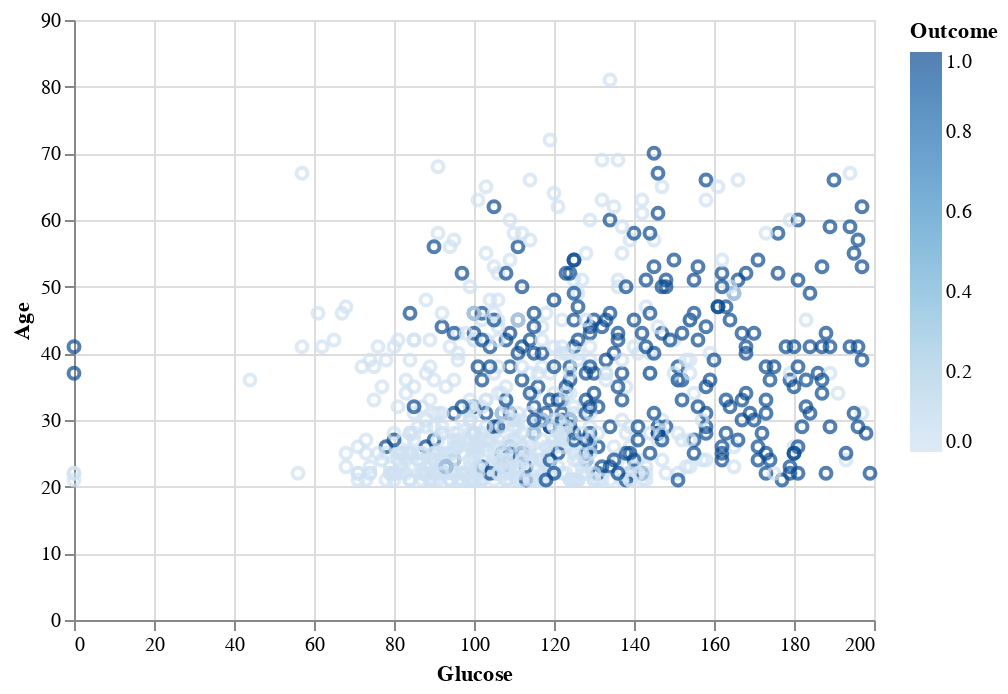

Notebook cell for this chart:
### Code cell
# prompt: Using dataframe diabetes:

# Create a scatter plot of Glucose vs. BMI
diabetes.plot.scatter(x='Glucose', y='BMI')

### Figure 1 — Vega-Lite specification as saved in the notebook (floating-point values rounded to 4 significant figures; data arrays with more than 128 entries replaced by an {"elided": "..."} marker saying what was removed)
{"config": {"view": {"continuousWidth": 400, "continuousHeight": 300}}, "data": {"name": "data-3c341dcf5a08c3f2a62ece867c68f323"}, "mark": "point", "encoding": {"color": {"field": "Outcome", "type": "quantitative"}, "x": {"field": "Glucose", "type": "quantitative"}, "y": {"field": "Age", "type": "quantitative"}}, "$schema": "https://vega.github.io/schema/vega-lite/v4.17.0.json", "datasets": {"data-3c341dcf5a08c3f2a62ece867c68f323": {"elided": "768 records"}}}
